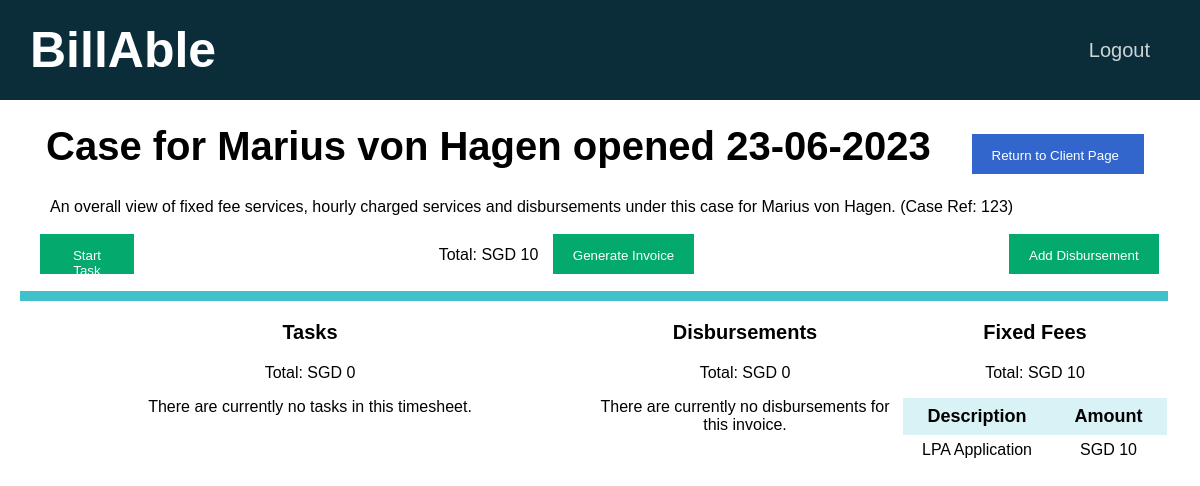
The app's page /cases/48 (signed in) with its own data.
### tables this page shows
CREATE TABLE clients(id INTEGER PRIMARY KEY AUTOINCREMENT NOT NULL, name TEXT NOT NULL, email TEXT NOT NULL, in_progress INTEGER NOT NULL DEFAULT 0, payment_pending INTEGER NOT NULL DEFAULT 0, payment_received INTEGER NOT NULL DEFAULT 0, firm INTEGER NOT NULL DEFAULT 1);

CREATE TABLE timesheets(id INTEGER PRIMARY KEY AUTOINCREMENT NOT NULL, client_id INTEGER NOT NULL, status INTEGER NOT NULL, created DATETIME NOT NULL, firm INTEGER NOT NULL DEFAULT 1, invoice_generated DATETIME, invoice_paid DATETIME, case_ref_no BLOB NOT NULL, FOREIGN KEY (client_id) REFERENCES clients(id), FOREIGN KEY (status) REFERENCES status_list(id));

CREATE TABLE fixed_fees (id INTEGER PRIMARY KEY AUTOINCREMENT NOT NULL, description TEXT NOT NULL, amount NUMERIC NOT NULL, firm INTEGER NOT NULL DEFAULT 1);

### app.py (the view, shortened to what this page needs)
@app.route("/cases/<id>", methods=["GET"])
@login_required
def timesheet(id):
    connection = sqlite3.connect("database.db")
    connection.row_factory = sqlite3.Row
    cursor = connection.cursor()
    timesheet = cursor.execute("SELECT * FROM timesheets WHERE id = ?", [id]).fetchone()
    client_id = timesheet["client_id"]
    user_id = session["user_id"]
    rel = cursor.execute("SELECT * FROM users_clients WHERE user_id = ? AND client_id = ?", [user_id, client_id]).fetchall()
    if len(rel) != 0:
        client = cursor.execute("SELECT * FROM clients WHERE id = ?", [client_id]).fetchone()
        rows = cursor.execute("SELECT * FROM tasks WHERE timesheet_id = ?", [id]).fetchall()
        tasks_total = cursor.execute("SELECT SUM(amount) FROM tasks WHERE timesheet_id = ?", [id]).fetchone()[0]
        tasks = []
        d_total = cursor.execute("SELECT SUM(amount) FROM disbursements WHERE timesheet_id = ?", [id]).fetchone()[0]
        d_rows = cursor.execute("SELECT * FROM disbursements WHERE timesheet_id = ?", [id]).fetchall()
        disbursements = []
        for d_row in d_rows:
            disbursement = {}
            disbursement["description"] = d_row["description"]
            disbursement["amount"] = d_row["amount"]
            disbursements.append(disbursement)
        fixed_total = cursor.execute("SELECT SUM(amount) FROM fixed_fee_charges WHERE timesheet_id = ?", [id]).fetchone()[0]
        fixed_rows = cursor.execute("SELECT * FROM fixed_fee_charges WHERE timesheet_id = ?", [id]).fetchall()
        fixed_fees = []
        for fixed_row in fixed_rows:
            fixed_fee = {}
            fee_type = fixed_row["fixed_fee"]
            fixed_fee["description"] = cursor.execute("SELECT * FROM fixed_fees WHERE id = ?", [fee_type]).fetchone()["description"]
            fixed_fee["amount"] = fixed_row["amount"]
            fixed_fees.append(fixed_fee)
        invoice_total = 0
        if tasks_total:
            invoice_total += tasks_total
        if d_total:
            invoice_total += d_total
        if fixed_total:
            invoice_total += fixed_total
        connection.close()
        return render_template("timesheet.html", timesheet=timesheet, client=client, tasks=tasks,
                               disbursements=disbursements,
                               fixed_fees=fixed_fees,
                               tasks_total=tasks_total,
                               d_total=d_total,
                               fixed_total=fixed_total,
                               invoice_total=invoice_total)
    else:
        return redirect(url_for("home"))

### helpers.py (called while the page is built)
def login_required(f):
    @wraps(f)
    def decorated_function(*args, **kwargs):
        if session.get("user_id") is None:
            return redirect("/login")
        return f(*args, **kwargs)
    return decorated_function

### templates/timesheet.html (shortened to what this page needs)
{% extends "layout.html" %}
{% block main %}
    <div class="container page-header" style="font-size: 40px;">
        {% if timesheet["status"] == 1 %}
            <b> Case for {{ client["name"] }} opened {{ timesheet["created"] }} </b>
        {% elif timesheet["status"] == 2 %}
            <b> Invoice for {{ client["name"] }} generated {{ timesheet["invoice_generated"] }} </b>
        {% else %}
            <b> Record of payment by {{ client["name"] }} made {{ timesheet["invoice_paid"] }} </b>
        {% endif %}
        <span style="float: right;">
            <button type="button" class="option-button primarybtn" id="newFixedFeeModalOpen">
                <a href="{{ url_for('client', id=client['id']) }}" class="button-link">
                    Return to Client Page
                </a>
            </button>
        </span>
    </div>
    <p class="tagline">
        An overall view of fixed fee services, hourly charged services and disbursements
        under this case for {{ client["name"] }}. (Case Ref: {{ timesheet["case_ref_no"] }})
    </p>
    {% if timesheet["status"] == 1 %}
        <div id="start-task-view" style="padding: 10px;">
            <div id="invoice-panel">
                <div class="start">
                    <button type="button" class="option-button successbtn" id="confirm-start">
                        Start Task
                    </button>
                </div>
                <div class="middle">
                    Total: SGD {{ invoice_total }}
                    <span>
                        <button type="button" class="option-button successbtn" id="generateInvoiceModalOpen">
                            Generate Invoice
                        </button>
                    </span>
                </div>
                <div class="end">
                    <button type="button" class="option-button successbtn" id="addDisbursementModalOpen">
                        Add Disbursement
                    </button>
                </div>
            </div>
        </div>
    {% endif %}
    <hr class="tab-bar">
    <div class="tables-container">
        <div class="tasks">
            <p class="table-title">
                <b>Tasks</b>
            </p>
            <p class="fee">Total: SGD
                {% if tasks_total %}
                    {{ tasks_total }}
                {% else %}
                    0
                {% endif %}
            </p>
            {% if tasks %}
                <table class="table">
                    <thead>
                        <tr>
                            <th scope="col">Date</th>
                            <th scope="col">Lawyer</th>
                            <th scope="col">Hours</th>
                            <th scope="col">Description</th>
                            <th scope="col">Amount</th>
                        </tr>
                    </thead>
                    <tbody>
                        {% for task in tasks %}
                            <tr>
                                <td>{{ task["datetime"] }}</td>
                                <td>{{ task["lawyer"] }}</td>
                                <td>{{ task["duration"] }}</td>
                                <td>{{ task["description"] }}</td>
                                <td>SGD {{ task["amount"] }}</td>
                            </tr>
                        {% endfor %}
                    </tbody>
                </table>
            {% else %}
                There are currently no tasks in this timesheet.
            {% endif %}
        </div>
        <div class="disbursements">
            <p class="table-title">
                <b>Disbursements</b>
            </p>
            <p class="fee">Total: SGD
                {% if d_total %}
                    {{ d_total }}
                {% else %}
                    0
                {% endif %}
            </p>
            {% if disbursements %}
                <table class="table">
                    <thead>
                        <tr>
                            <th scope="col">Description</th>
                            <th scope="col">Amount</th>
                        </tr>
                    </thead>
                    <tbody>
                        {% for disbursement in disbursements %}
                            <tr>
                                <td>{{ disbursement["description"] }}</td>
                                <td>SGD {{ disbursement["amount"] }}</td>
                            </tr>
                        {% endfor %}
                    </tbody>
                </table>
            {% else %}
                There are currently no disbursements for this invoice.
            {% endif %}
        </div>
        <div class="fixed_fees">
            <p class="table-title">
                <b>Fixed Fees</b>
            </p>
            <p class="fee">Total: SGD
                {% if fixed_total %}
                    {{ fixed_total }}
                {% else %}
                    0
                {% endif %}
            </p>
            {% if fixed_fees %}
                <table class="table">
                    <thead>
                        <tr>
                            <th scope="col">Description</th>
                            <th scope="col">Amount</th>
                        </tr>
                    </thead>
                    <tbody>
                        {% for fee in fixed_fees %}
                            <tr>
                                <td>{{ fee["description"] }}</td>
                                <td>SGD {{ fee["amount"] }}</td>
                            </tr>
                        {% endfor %}
                    </tbody>
                </table>
            {% else %}
                There are currently no fixed fees for this invoice.
            {% endif %}
        </div>
    </div>
{% endblock %}

### static/styles.css (style rules this page uses)
body { font-family: Arial, Helvetica, sans-serif; margin: 0; overflow-x: hidden; }
table { margin-left: auto; margin-right: auto; border-collapse: collapse; }
th { font-size: 18px; padding-left: 24px; padding-right: 24px; padding-top: 8px; padding-bottom: 8px; border: none; }
thead th { background-color: #d9f2f5; }
tr { border: none; }
td { border: none; padding-top: 6px; padding-bottom: 6px; }
button { border: none; }
a { color: #3366cc; text-decoration: none }
.tasks { float: left; width: 50%; height: 100%; text-align: center; }
.disbursements { float:left; width: 25%; height: 100%; text-align: center; }
.fixed_fees { float:left; width: 25%; height: 100%; text-align: center; }
#confirm-start { margin-bottom: 15%; }
.start { float: left; width: 10%; height: 100%; }
.middle { float: left; width: 75%; height: 100%; text-align: center; }
.end { float: left; width: 15%; height:100%; }
.page-header { font-size: 40px; line-height: 40px; }
.tagline { margin-left: 30px; height: 10px; }
.table-title { font-size: 20px; text-align: center; }
.option-button { color: white; padding: 14px 20px; height: 40px; margin-left: 10px; margin-right: 10px; cursor: pointer; }
.tab-bar { background-color: #41c0cb; height: 10px; border: none; width: 99%; margin: 0; padding: 0; }
.button-link { color: #fff; margin-right: 5px; }
.successbtn { background-color: #04AA6D; }
.primarybtn { background-color: #3366cc; }
.container { margin: 10px; padding: 16px; align-items: center; }

### records on screen
clients: name "Marius von Hagen"
timesheets: created "23-06-2023", case_ref_no "123"
fixed_fees: description "LPA Application", amount "10"

### other values on screen
{{ invoice_total }} "10"
{{ fixed_total }} "10"
